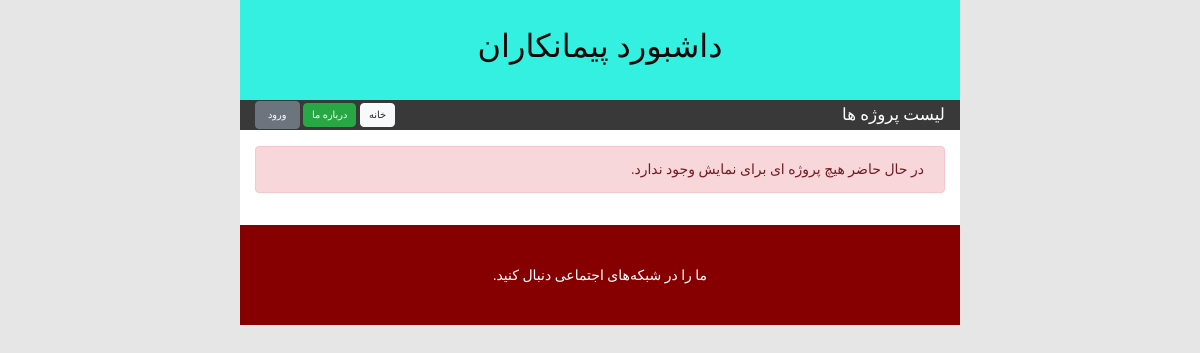
The page /accounting/projects_list/ on the database as committed earlier.
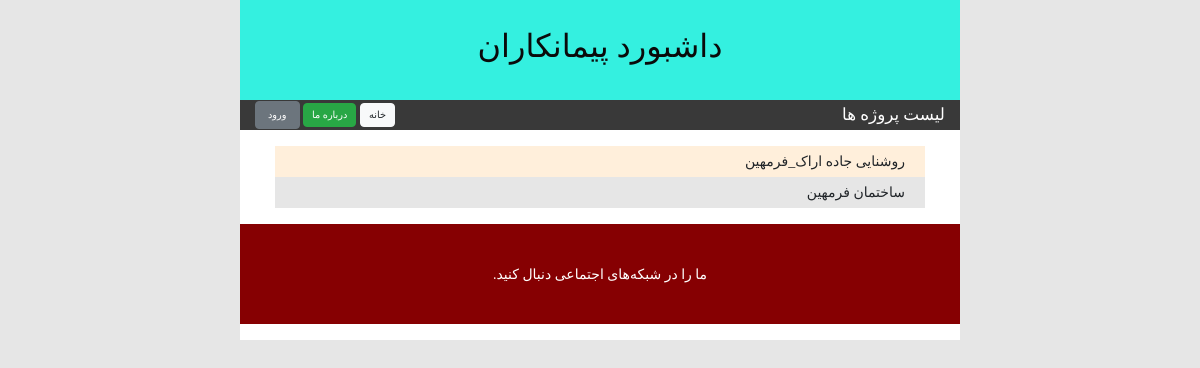
The same page on the database as committed later.
### Accounting/models.py (models this page shows, shortened)
class Project(models.Model):
    class Meta:
        verbose_name="پروژه"
        verbose_name_plural="پروژه ها"
    status_choise=[
        ('1','در دست اجرا'),
        ('2','پیش نویس'),
        ('3','تحویل موقت'),
        ('4','تحویل قطعی'),
        ('5','تعلیق')
    ]
    name=models.CharField('عنوان پروژه', max_length=50)
    number=models.CharField('شماره قرارداد',max_length=50,null=True,blank=True)
    date=models.DateField('تاریخ قرارداد',null=True,blank=True)
    cost=models.BigIntegerField('مبلغ قرارداد',null=True,blank=True)
    master=models.CharField('نام کارفرما ',max_length=50,null=True,blank=True)
    status=models.CharField('وضعیت قرارداد',choices=status_choise,null=True,blank=True,max_length=15)

### Accounting/views.py (the view)
# urls.py: path('projects_list/',views.projects_list,name='projects_list'),
def projects_list(request):
    projects=Project.objects.all()
    context={
        'projects':projects
    }
    return render(request,'html/projects_list.html',context)

### Accounting/templates/html/projects_list.html (shortened to what this page needs)
{% extends  "html/base.html" %}
{% load static %}
{% block toolbar_title %}
لیست پروژه ها
{% endblock %}
{% block main_content %}
  <div class="row">
    <div class="col py-3">
        {% if projects %}
        <ul class="item-list">
            {% for project in projects %}
                <li>
                        <a href={% url 'accounting:project_details' project_id=project.id %}>
                          {{ project.name}}
                       </a>
                </li>
            {% endfor %}
        </ul>
        {% else %}
        <div class="alert alert-danger">
            در حال حاضر هیچ پروژه ای برای نمایش وجود ندارد.
        </div>
    </div>
</div>
    {% endif %}
{% endblock %}

Rows that differ between the two databases and show on the page:
added Project: name "روشنایی جاده اراک_فرمهین"
added Project: name "ساختمان فرمهین"
Other text that changed with them:
text no longer shown: "در حال حاضر هیچ پروژه ای برای نمایش وجود ندارد."
